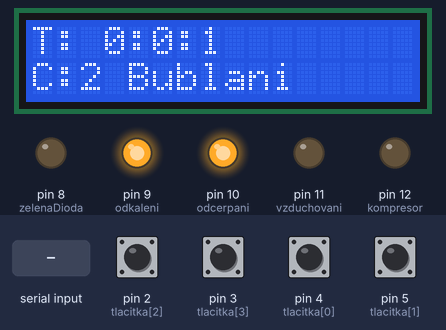
A sketch run on a simulated Arduino Uno, built with avr-gcc and run on an emulated ATmega328P. On the bench: 16×2 character LCD, output pins drawn as LEDs (lit = HIGH). The inputs (shaded band) are chosen by the test bench; at power-on: pin 2 (tlacitka[2]), pin 3 (tlacitka[3]), pin 4 (tlacitka[0]), pin 5 (tlacitka[1]) HIGH. What the sketch prints to the serial monitor is not drawn.

Above: at 1.3 s.
1.4 s: pin 2 (tlacitka[2]) pulled LOW for 0.15 s
At 1.8 s:
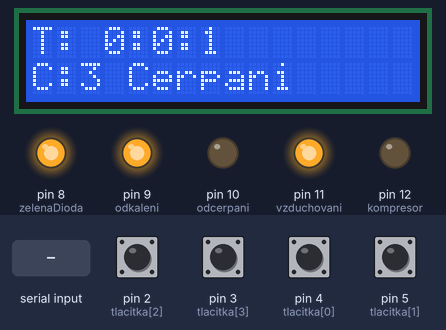
3.5 s: pin 3 (tlacitka[3]) pulled LOW for 0.15 s
At 5.8 s:
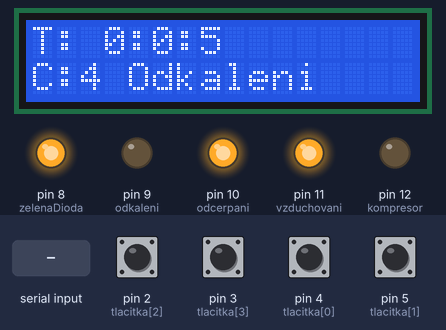
6.5 s: pin 4 (tlacitka[0]) pulled LOW for 0.15 s
At 7.9 s:
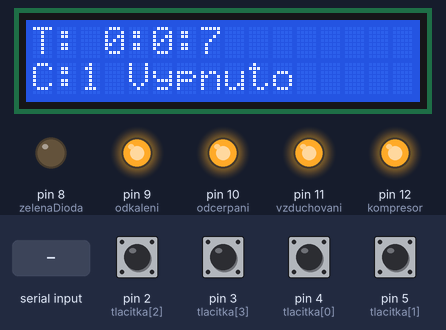
8.5 s: pin 5 (tlacitka[1]) pulled LOW for 0.15 s
At 9.8 s:
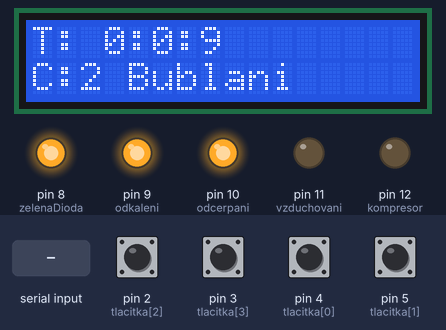
11.6 s: pin 4 (tlacitka[0]) pulled LOW for 1 s
At 11.86 s:
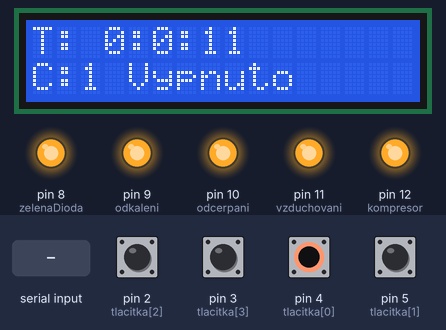
14.1 s: "Verze 5.2\n" received over the second serial link
Timing chart, 0 to 18.1 s (numbered marks = the images above; inputs shaded):
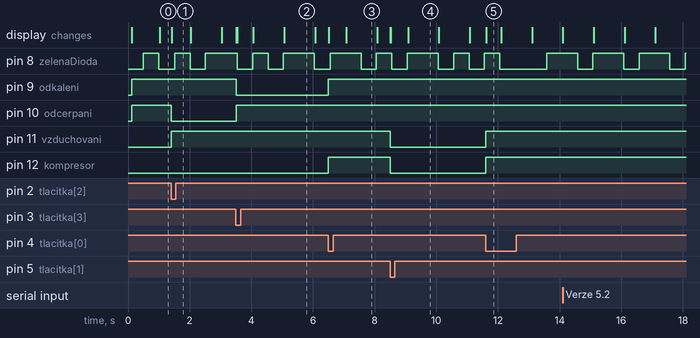

The sketch:

cisticka_5.2.ino
```cpp
// bez senzoru hloubky
// doplnena o display
// hladinovy spinač
// prijimac 433
#include <LiquidCrystal_I2C.h>
#include <Wire.h>

//knihovna pro 433MHz prenos----------------------------
// #include <VirtualWire.h>
// #include <VirtualWire_Config.h>
#include <SoftwareSerial.h>
#include <TimeLib.h>

//knihovna pro ultrazvuk -----------------------------------
//#include <NewPing.h>
//knihovna pro ultrazvuk vodotěsný---------------------------
//#include <HCSR04.h>

#define zelenaDioda 8
#define plovak 7

#define vypnuto 1
#define bublani 2
#define cerpani 3
#define odkalovani 4

#define kompresor 12
#define vzduchovani 11
#define odcerpani 10
#define odkaleni 9

SoftwareSerial mySerial(7, 6); // (RX, TX)

LiquidCrystal_I2C lcd(0x27, 16, 2);

// byte d, h, m, s;
// String cas;
byte mod=2;//,kompresor=12, vzduchovani=11, odcerpani=10, odkaleni=9;
// byte tlacitko=2;
// int citac=0;//, hladina=30, hladinaOdecet=0, pomHlad=0, pocetHodnot=0;
// bool kompresorStat=0, vzduchovaniStat=0, odcerpaniStat=0, odkaleniStat=0;
const int tlacitka[] = {4, 5, 2 ,3};
char read;
String mess = "";
String receivedNoDots[4];
byte i = 0;
bool gotMess = false;
String returning = "";
byte oldMode = 0;
byte blinkCount = 0;
bool lighting = false;
byte state = 6;
unsigned int hourCount = 0;
int seconds = 0;

unsigned long currTime;
unsigned long oldTime;
unsigned int blinkInterval = 500;

unsigned int startHour, startMinute;
bool secondRun = false;

// temp var
unsigned int min = 61;

void setup() {
  oldTime, currTime = millis();

  Serial.begin(9600);
  mySerial.begin(9600);
  delay(50);

  //nastaveni bezdratove komunikace 433MHz-----------------------------------
  // nastavení typu bezdrátové komunikace
  // nastavení typu bezdrátové komunikace
  // vw_set_ptt_inverted(true);
  // // nastavení rychlosti přenosu v bitech za sekundu
  // vw_setup(1000);
  // // nastavení čísla datového pinu pro přijímač----------------pinA0
  // vw_set_rx_pin(A0);
  // // nastartování komunikace po nastaveném pinu
  // vw_rx_start();

  // iniciace LCD
  lcd.begin();
  //zapnuti podsviceni
  lcd.backlight();
  // lcd.setCursor (0, 0);
  // lcd.print("Verze 5.2");

    //nastaveni vystupnich, vystupnich pinu
  pinMode(kompresor, OUTPUT);
  pinMode(vzduchovani, OUTPUT);
  pinMode(odcerpani, OUTPUT);
  pinMode(odkaleni, OUTPUT);
  pinMode(zelenaDioda, OUTPUT);
  pinMode(plovak, INPUT);

  // inicializace pole tlačítek------------------------
  for(int x=0; x<4; x++)
  {
    // zapojení tlačítek jako vstup s pull-up odporem
    pinMode(tlacitka[x], INPUT_PULLUP);
  }

}
void loop() {

  currTime = millis();

  if(oldMode != mod){
    oldMode = mod;
    Serial.print("Case ");
    Serial.println(String(mod));
    lcd.setCursor(0,1);
    lcd.print("C:");
    lcd.print(mod);
    // pokud to nepůjde => vložit jen string do casu v SetMode()
    blinkCount = mod;
    SetMode(String(mod));
  }

  if(currTime - oldTime >= blinkInterval){
    oldTime = currTime;
    if(blinkCount > 0){
      Blink();
      blinkCount--;
      lighting = false;
      Serial.print("blink count is: ");
      Serial.println(blinkCount);
    }else{
      blinkCount = mod * 2;
      lighting = true;
      Serial.print("blink count set to: ");
      Serial.println(blinkCount);
    }
    if(secondRun){
      secondRun = false;
      seconds = second();
      if(min != minute()){
        min = minute();
        Serial.print("time is: ");
        Serial.print(hour());
        Serial.print(":");
        Serial.println(minute());
      }
        lcd.setCursor(0,0);
        lcd.print("           ");
        lcd.setCursor(0,0);
        lcd.print("T: ");
        lcd.print(hour());
        lcd.print(":");
        lcd.print(minute());
        lcd.print(":");
        lcd.print(second());
    }else{
      secondRun = true;
    }
  }

//{4,5,2,3}
  if(digitalRead(4) == LOW){
    // button 1
    SetMode("1");
  }else if(digitalRead(5) == LOW){
    // button 2
    SetMode("2");
  }else if(digitalRead(2) == LOW){
    // button 3
    SetMode("3");
  }else if(digitalRead(3) == LOW){
    // button 4
    SetMode("4");
  }

  if(hour() > startHour && minute() >= startMinute){
  // hour passed
  startHour = hour();
  startMinute = minute();
  hourCount++;
  Serial.println("Hour passed");
  }

  switch(mod){
    case 1:
        Vypnuto();
    break;
    case 2:
      if(hour() < 2 || hour() > 3){
        Bublani();
      }
      else if(hour() == 2 && minute() >= 30 || hour() == 3){
        Cerpani();
      }else{
        Vypnuto();
      }
    break;
    case 3:
      Cerpani();
    break;
    case 4:
      Odkalovani();
    break;
    case 5:
      if(hourCount % 2 == 0){
        Bublani();
      }else{
        Vypnuto();
      }
    break;
    default:
    Serial.print("Wrong mode: ");
    Serial.println(mod);
    Serial.println("Setting mode to 2");
    mod = 2;
  }

  mess = "";
  receivedNoDots[0] = "";
  receivedNoDots[1] = "";
  receivedNoDots[2] = "";
  receivedNoDots[3] = "";

  i = 0;
  while(mySerial.available() > 0){
    Serial.println("čte ze serialu");
    gotMess = true;
    read = mySerial.read();
    mess += read;
    if(read != ':'){
      receivedNoDots[i] += read;
    }else{
      i++;
    }
    delay(5);
  }

  if(gotMess){
    Serial.print("Dostal jsem zprávu: ");
    Serial.println(mess);
    if(receivedNoDots[0] != "" && receivedNoDots[1] != "" && receivedNoDots[2] != "" && receivedNoDots[3] == ""){
      SetTime(receivedNoDots[1], receivedNoDots[2]);
      if(receivedNoDots[0] != "6"){
        SetMode(receivedNoDots[0]);
      }else{
        ReturnRequest();
      }
    }
    else{
      Serial.println("ale nebudu na ni reagovat");
    }
      gotMess = false;
  }

  // lcd.setCursor (0, 0);
  // lcd.print (kTisku);

  // Serial.println(kTisku);

  // if(mod != 5){
  //   switch (tlacitko){
  //     case 1:{
  //       Serial.print("Case 1");
  //       lcd.setCursor(0,1);
  //       lcd.print("C:1");

  //       //tlacitko x bliknout zelenou diodou
  //       if(s%10==0){
  //       int y=tlacitko;
  //       for(y; y>0; y--){
  //           zelena();
  //         }
  //       }


  //       //Serial.println(hladina);
  //       if(h%2 == 0){
  //       //vypnout kompresor, za půl hodiny odčerpávat (zapnout funkci vypnuto pak čerpání, chvilku vzduchování,pak opakovat dokut nebude minimalni hladina)
  //       //pokud neni kriticka hladina, odcerpat v normalnim rezimu, pak prepnout na obcasne provzdusneni
  //       vypnuto();
  //       }
  //       else{
  //       bublani();
  //       }
  //       /* else if(h == 3 && hladina < minHlad){
  //       cerpani();
  //       }*/
  //     break;
  //     }
  //     case 2:{
  //       Serial.print("Case 2:");
  //       lcd.setCursor(0,1);
  //       lcd.print("C:2");
  //       //tlacitko x bliknout zelenou diodou
  //       if(s%10==0){
  //       int y=tlacitko;
  //       for(y; y>0; y--){
  //           zelena();
  //         }
  //       }
  //       //celej den vzduchovat, ve 2 vypnout, v pul treti odcerpat (pokud je potreba), ve ctyry vzduchovat, kazdy sedmy den odkalit
  //       if(h==2 && m<30){   //pauza pred odcerpanim
  //         vypnuto();
  //       }else if(h==2 && m>29 || h==3){    //odcerpani
  //         cerpani();
  //       }else if(d==10 && h==5 && m<30){   //pauza pred odkalenim
  //         vypnuto();
  //       }else if(d==10 && h==5 && m>29){   //odkaleni
  //         odkalovani();
  //       }else {   //normalni bublani
  //         bublani();
  //       }

  //       break;
  //     }
  //     case 3:{
  //       Serial.print("Case 3:");
  //       lcd.setCursor(0,1);
  //       lcd.print("C:3");
  //       //trikrat bliknout zelenou diodou
  //       //tlacitko x bliknout zelenou diodou
  //       if(s%10==0){
  //       int y=tlacitko;
  //       for(y; y>0; y--){
  //           zelena();
  //         }
  //       }
  //       //spustit odcerpavani dokud nebude hladina
  //       //if(hladina < minHlad){
  //         cerpani();
  //       /*}else{
  //         tlacitko=2;
  //       }*/
  //       break;
  //     }
  //     case 4:{
  //       Serial.print("Case 4:");
  //       lcd.setCursor(0,1);
  //       lcd.print("C:4");
  //       //ctyrikrat bliknout zelenou diodou
  //       //tlacitko x bliknout zelenou diodou
  //       if(s%10==0){
  //       int y=tlacitko;
  //       for(y; y>0; y--){
  //           zelena();
  //         }
  //       }
  //       //spustit odkaleni, na jak dlouho?
  //       odkalovani();
  //       break;
  //     }
  //     default:{
  //     //prikazy default
  //     }
  //   } //konec SWITCH
  // } //konec IF mod!=5

} //konec loop
//---------------------------------------------------------


void Blink(){
  if(digitalRead(zelenaDioda) == HIGH || lighting){
      digitalWrite(zelenaDioda, LOW);
  }else{
      digitalWrite(zelenaDioda, HIGH);
  }
}
// //bliknuti diody
// void zelena(){
//   digitalWrite(zelenaDioda, HIGH);
//   delay(500);
//   digitalWrite(zelenaDioda, LOW);
//   delay(500);
//   s++;
// }
//funkce vypnuto-----------------------------------------------
void Vypnuto(){
  //if(kompresorStat == 1){
  if(state != vypnuto){
    state = vypnuto;
    digitalWrite(kompresor, HIGH);
    digitalWrite(vzduchovani, HIGH);
    digitalWrite(odcerpani, HIGH);
    digitalWrite(odkaleni, HIGH);
    lcd.setCursor(4,1);
    lcd.print("Vypnuto ");
    Serial.println("Vypnuto");
  }
}

//funkce cerpani
void Cerpani(){
  if(state != cerpani){
    state = cerpani;
    digitalWrite(kompresor, LOW);
    digitalWrite(vzduchovani, HIGH);
    digitalWrite(odcerpani, LOW);
    digitalWrite(odkaleni, HIGH);
    lcd.setCursor(4,1);
    lcd.print("Cerpani ");
    Serial.println("Cerpani");
  }
}

//funkce vzduchovani
void Bublani(){
  if(state != bublani){
    state = bublani;
    digitalWrite(kompresor, LOW);
    digitalWrite(vzduchovani, LOW);
    digitalWrite(odcerpani, HIGH);
    digitalWrite(odkaleni, HIGH);
    lcd.setCursor(4,1);
    lcd.print("Bublani ");
    Serial.println("Bublani");
  }
}

//funkce odkaleni
void Odkalovani(){
  if(state != odkalovani){
    state = odkalovani;
    digitalWrite(kompresor, LOW);
    digitalWrite(vzduchovani, HIGH);
    digitalWrite(odcerpani, HIGH);
    digitalWrite(odkaleni, LOW);
    lcd.setCursor(4,1);
    lcd.print("Odkaleni");
    Serial.println("Odkaleni");
  }
}

void SetTime(String h, String m){
  Serial.print("nastavovaný čas: ");
  Serial.print(h);
  Serial.print(":");
  Serial.println(m);
  setTime(h.toInt(), m.toInt(), seconds, 1, 1, 1970);
}

void SetMode(String modeStr){
  int mode = modeStr.toInt();
  if(mode <= 5 & mod != mode){
    Serial.print("mod je: ");
    Serial.println(mod);
    Serial.print("nastavovaný mód je: ");
    Serial.println(mode);
    mod = mode;
    // mod = 2;
  }
  startHour = hour();
  startMinute = minute();
  hourCount = 0;
  Serial.println("Režim změněn");
}

void ReturnRequest(){
  // vrátit režim + stav
  returning = "";
  returning = String(mod);
  returning += ":";
  returning += String(state);
  mySerial.println(returning);
  Serial.print("Vrátil jsem request: ");
  Serial.println(returning);
}
```

Measured:
- after the input at 1.4 s, pin 10 (odcerpani): HIGH → LOW at once; pin 11 (vzduchovani): LOW → HIGH at once; the display: first changes at once (image 1 shows a later state)
- after the input at 3.5 s, pin 9 (odkaleni): HIGH → LOW at once; pin 10 (odcerpani): LOW → HIGH at once; the display: first changes at once (image 2 shows a later state)
- after the input at 6.5 s, pin 9 (odkaleni), pin 12 (kompresor): LOW → HIGH at once; the display: first changes at once (image 3 shows a later state)
- after the input at 8.5 s, pin 11 (vzduchovani), pin 12 (kompresor): HIGH → LOW at once; the display: first changes at once (image 4 shows a later state)
- after the input at 11.6 s, pin 11 (vzduchovani), pin 12 (kompresor): LOW → HIGH at once; the display: changes at once (image 5)
- by itself, pin 8 (zelenaDioda): alternates HIGH for 1.0 s and LOW for 0.50 s
- what the display in image 2 shows lasts 1.0 s, from 5.1 s to 6.1 s
